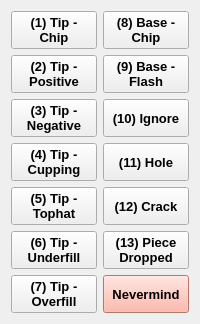
        <widget class="QWidget" name="page_14">
         <layout class="QHBoxLayout" name="horizontalLayout_8">
          <item>
           <layout class="QVBoxLayout" name="verticalLayout_18">
            <item>
             <widget class="QPushButton" name="pushButtonTipChip_6">
              <property name="sizePolicy">
               <sizepolicy hsizetype="Minimum" vsizetype="Preferred">
                <horstretch>0</horstretch>
                <verstretch>0</verstretch>
               </sizepolicy>
              </property>
              <property name="font">
               <font>
                <pointsize>10</pointsize>
                <weight>75</weight>
                <bold>true</bold>
               </font>
              </property>
              <property name="text">
               <string>(1) Tip - 
Chip</string>
              </property>
              <property name="checkable">
               <bool>true</bool>
              </property>
             </widget>
            </item>
            <item>
             <widget class="QPushButton" name="pushButtonTipPositive_6">
              <property name="sizePolicy">
               <sizepolicy hsizetype="Minimum" vsizetype="Preferred">
                <horstretch>0</horstretch>
                <verstretch>0</verstretch>
               </sizepolicy>
              </property>
              <property name="font">
               <font>
                <pointsize>10</pointsize>
                <weight>75</weight>
                <bold>true</bold>
               </font>
              </property>
              <property name="text">
               <string>(2) Tip - 
Positive</string>
              </property>
              <property name="checkable">
               <bool>true</bool>
              </property>
             </widget>
            </item>
            <item>
             <widget class="QPushButton" name="pushButtonTipNegative_6">
              <property name="sizePolicy">
               <sizepolicy hsizetype="Minimum" vsizetype="Preferred">
                <horstretch>0</horstretch>
                <verstretch>0</verstretch>
               </sizepolicy>
              </property>
              <property name="font">
               <font>
                <pointsize>10</pointsize>
                <weight>75</weight>
                <bold>true</bold>
               </font>
              </property>
              <property name="text">
               <string>(3) Tip - 
Negative</string>
              </property>
              <property name="checkable">
               <bool>true</bool>
              </property>
             </widget>
            </item>
            <item>
             <widget class="QPushButton" name="pushButtonTipCupping_6">
              <property name="sizePolicy">
               <sizepolicy hsizetype="Minimum" vsizetype="Preferred">
                <horstretch>0</horstretch>
                <verstretch>0</verstretch>
               </sizepolicy>
              </property>
              <property name="font">
               <font>
                <pointsize>10</pointsize>
                <weight>75</weight>
                <bold>true</bold>
               </font>
              </property>
              <property name="text">
               <string>(4) Tip - 
Cupping</string>
              </property>
              <property name="checkable">
               <bool>true</bool>
              </property>
             </widget>
            </item>
            <item>
             <widget class="QPushButton" name="pushButtonTipTophat_6">
              <property name="sizePolicy">
               <sizepolicy hsizetype="Minimum" vsizetype="Preferred">
                <horstretch>0</horstretch>
                <verstretch>0</verstretch>
               </sizepolicy>
              </property>
              <property name="font">
               <font>
                <pointsize>10</pointsize>
                <weight>75</weight>
                <bold>true</bold>
               </font>
              </property>
              <property name="text">
               <string>(5) Tip - 
Tophat</string>
              </property>
              <property name="checkable">
               <bool>true</bool>
              </property>
             </widget>
            </item>
            <item>
             <widget class="QPushButton" name="pushButtonTipUnderfill_6">
              <property name="sizePolicy">
               <sizepolicy hsizetype="Minimum" vsizetype="Preferred">
                <horstretch>0</horstretch>
                <verstretch>0</verstretch>
               </sizepolicy>
              </property>
              <property name="font">
               <font>
                <pointsize>10</pointsize>
                <weight>75</weight>
                <bold>true</bold>
               </font>
              </property>
              <property name="text">
               <string>(6) Tip - 
Underfill</string>
              </property>
              <property name="checkable">
               <bool>true</bool>
              </property>
             </widget>
            </item>
            <item>
             <widget class="QPushButton" name="pushButtonTipOverfill_6">
              <property name="sizePolicy">
               <sizepolicy hsizetype="Minimum" vsizetype="Preferred">
                <horstretch>0</horstretch>
                <verstretch>0</verstretch>
               </sizepolicy>
              </property>
              <property name="font">
               <font>
                <pointsize>10</pointsize>
                <weight>75</weight>
                <bold>true</bold>
               </font>
              </property>
              <property name="text">
               <string>(7) Tip - 
Overfill</string>
              </property>
              <property name="checkable">
               <bool>true</bool>
              </property>
             </widget>
            </item>
           </layout>
          </item>
          <item>
           <layout class="QVBoxLayout" name="verticalLayout_19">
            <item>
             <widget class="QPushButton" name="pushButtonBaseChip_6">
              <property name="sizePolicy">
               <sizepolicy hsizetype="Minimum" vsizetype="Preferred">
                <horstretch>0</horstretch>
                <verstretch>0</verstretch>
               </sizepolicy>
              </property>
              <property name="font">
               <font>
                <pointsize>10</pointsize>
                <weight>75</weight>
                <bold>true</bold>
               </font>
              </property>
              <property name="text">
               <string>(8) Base - 
Chip</string>
              </property>
              <property name="checkable">
               <bool>true</bool>
              </property>
             </widget>
            </item>
            <item>
             <widget class="QPushButton" name="pushButtonBaseFlash_6">
              <property name="sizePolicy">
               <sizepolicy hsizetype="Minimum" vsizetype="Preferred">
                <horstretch>0</horstretch>
                <verstretch>0</verstretch>
               </sizepolicy>
              </property>
              <property name="font">
               <font>
                <pointsize>10</pointsize>
                <weight>75</weight>
                <bold>true</bold>
               </font>
              </property>
              <property name="text">
               <string>(9) Base - 
Flash</string>
              </property>
              <property name="checkable">
               <bool>true</bool>
              </property>
             </widget>
            </item>
            <item>
             <widget class="QPushButton" name="pushButtonBaseWarp_6">
              <property name="sizePolicy">
               <sizepolicy hsizetype="Minimum" vsizetype="Preferred">
                <horstretch>0</horstretch>
                <verstretch>0</verstretch>
               </sizepolicy>
              </property>
              <property name="font">
               <font>
                <pointsize>10</pointsize>
                <weight>75</weight>
                <bold>true</bold>
               </font>
              </property>
              <property name="text">
               <string>(10) Ignore</string>
              </property>
              <property name="checkable">
               <bool>true</bool>
              </property>
             </widget>
            </item>
            <item>
             <widget class="QPushButton" name="pushButtonHole_6">
              <property name="sizePolicy">
               <sizepolicy hsizetype="Minimum" vsizetype="Preferred">
                <horstretch>0</horstretch>
                <verstretch>0</verstretch>
               </sizepolicy>
              </property>
              <property name="font">
               <font>
                <pointsize>10</pointsize>
                <weight>75</weight>
                <bold>true</bold>
               </font>
              </property>
              <property name="text">
               <string>(11) Hole</string>
              </property>
              <property name="checkable">
               <bool>true</bool>
              </property>
             </widget>
            </item>
            <item>
             <widget class="QPushButton" name="pushButtonCrack_6">
              <property name="sizePolicy">
               <sizepolicy hsizetype="Minimum" vsizetype="Preferred">
                <horstretch>0</horstretch>
                <verstretch>0</verstretch>
               </sizepolicy>
              </property>
              <property name="font">
               <font>
                <pointsize>10</pointsize>
                <weight>75</weight>
                <bold>true</bold>
               </font>
              </property>
              <property name="text">
               <string>(12) Crack</string>
              </property>
              <property name="checkable">
               <bool>true</bool>
              </property>
             </widget>
            </item>
            <item>
             <widget class="QPushButton" name="pushButtonPieceDropped_6">
              <property name="sizePolicy">
               <sizepolicy hsizetype="Minimum" vsizetype="Preferred">
                <horstretch>0</horstretch>
                <verstretch>0</verstretch>
               </sizepolicy>
              </property>
              <property name="font">
               <font>
                <pointsize>10</pointsize>
                <weight>75</weight>
                <bold>true</bold>
               </font>
              </property>
              <property name="text">
               <string>(13) Piece 
Dropped</string>
              </property>
              <property name="checkable">
               <bool>true</bool>
              </property>
             </widget>
            </item>
            <item>
             <widget class="QPushButton" name="pushButtonNevermind_6">
              <property name="sizePolicy">
               <sizepolicy hsizetype="Minimum" vsizetype="Preferred">
                <horstretch>0</horstretch>
                <verstretch>0</verstretch>
               </sizepolicy>
              </property>
              <property name="font">
               <font>
                <pointsize>10</pointsize>
                <weight>75</weight>
                <bold>true</bold>
               </font>
              </property>
              <property name="styleSheet">
               <string notr="true">background-color: rgb(255, 165, 149);</string>
              </property>
              <property name="text">
               <string>Nevermind</string>
              </property>
              <property name="checkable">
               <bool>false</bool>
              </property>
             </widget>
            </item>
           </layout>
          </item>
         </layout>
        </widget>
